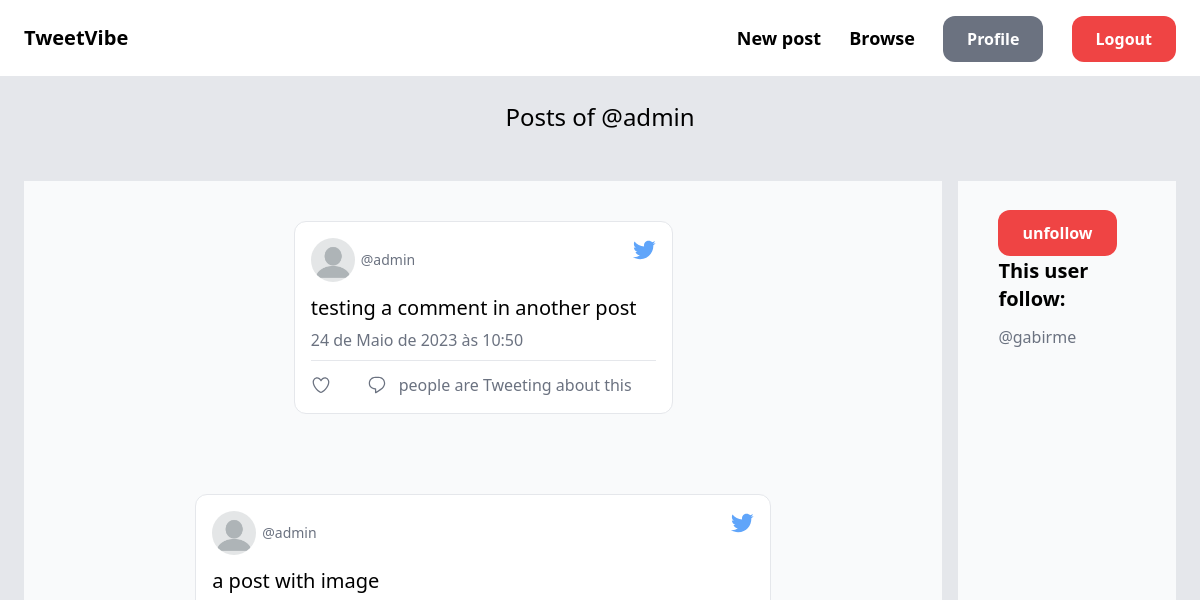
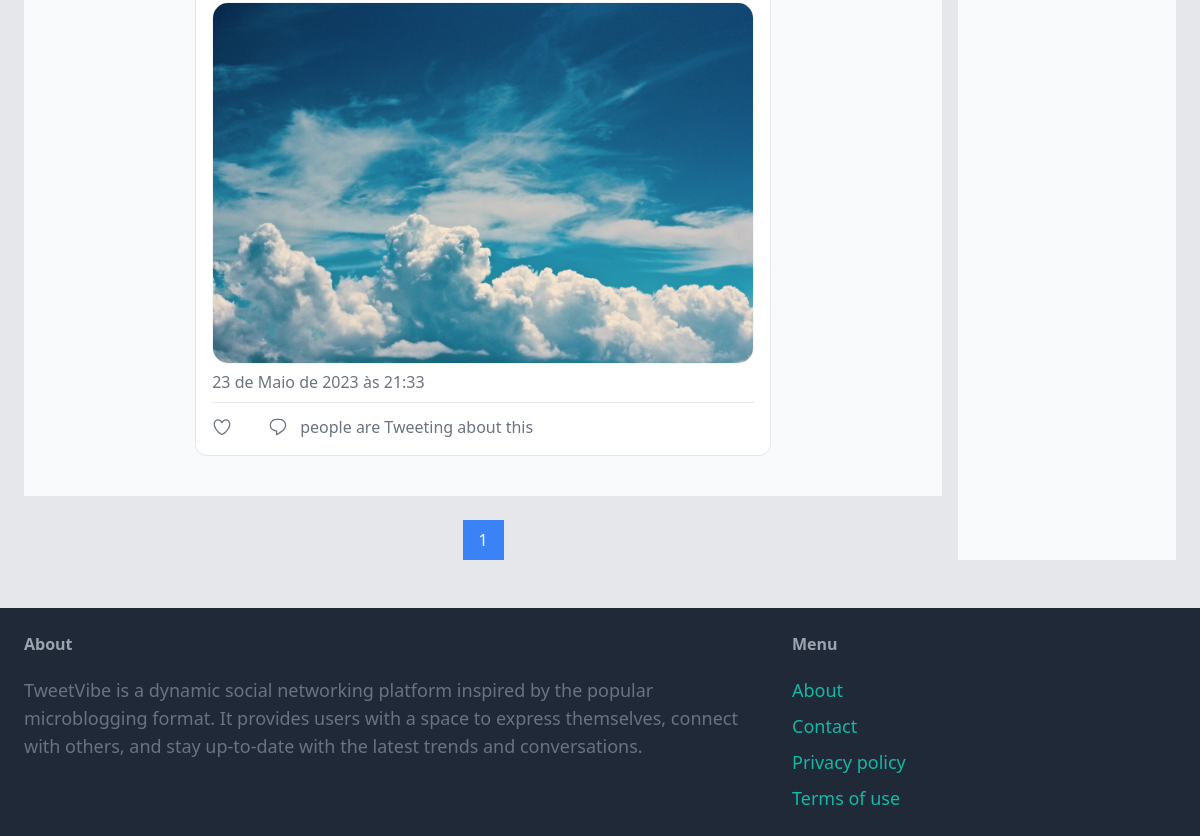
Page /dashboard/follow/1/ (signed in) on the earlier database version (2 pictures, top to bottom).
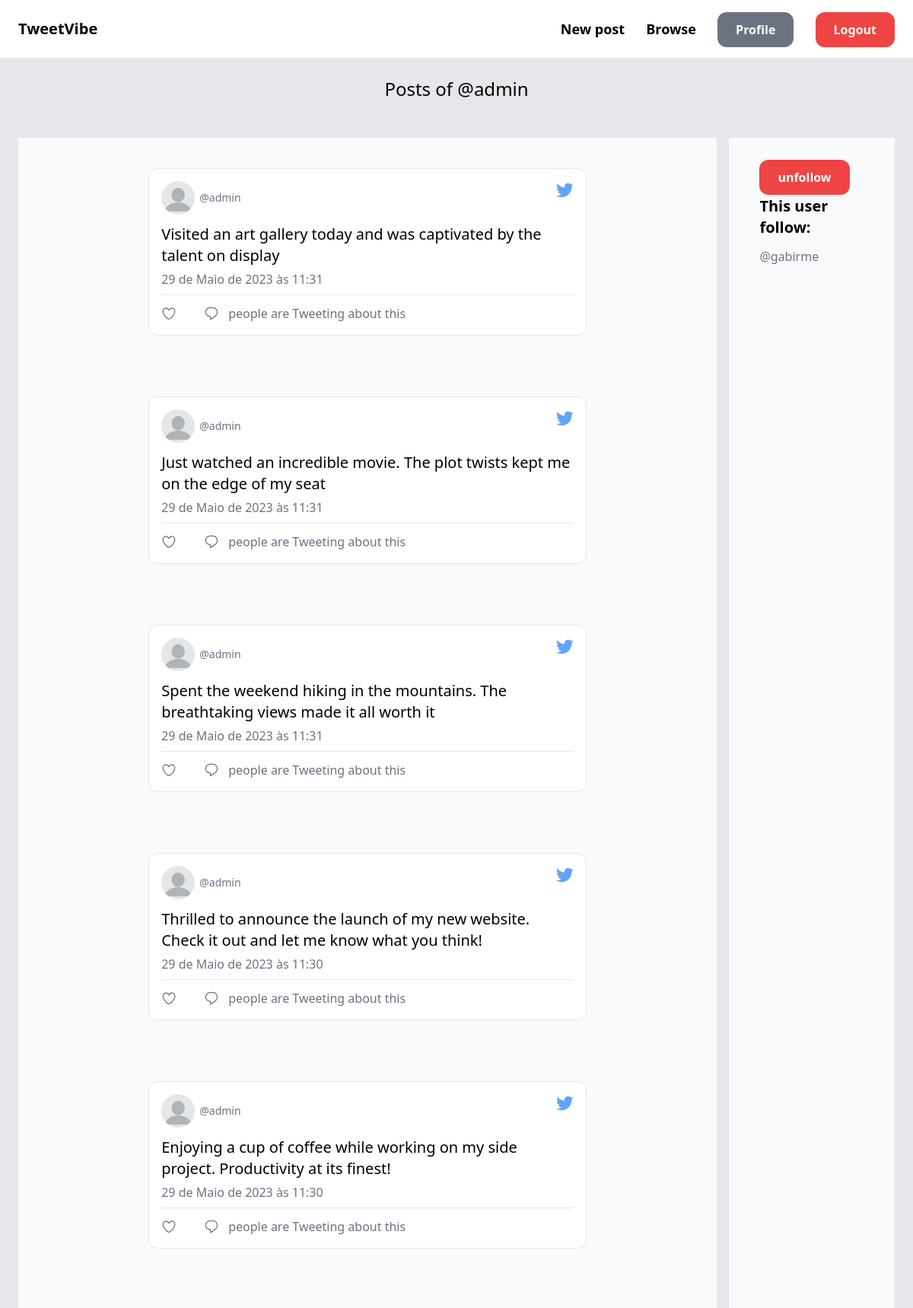
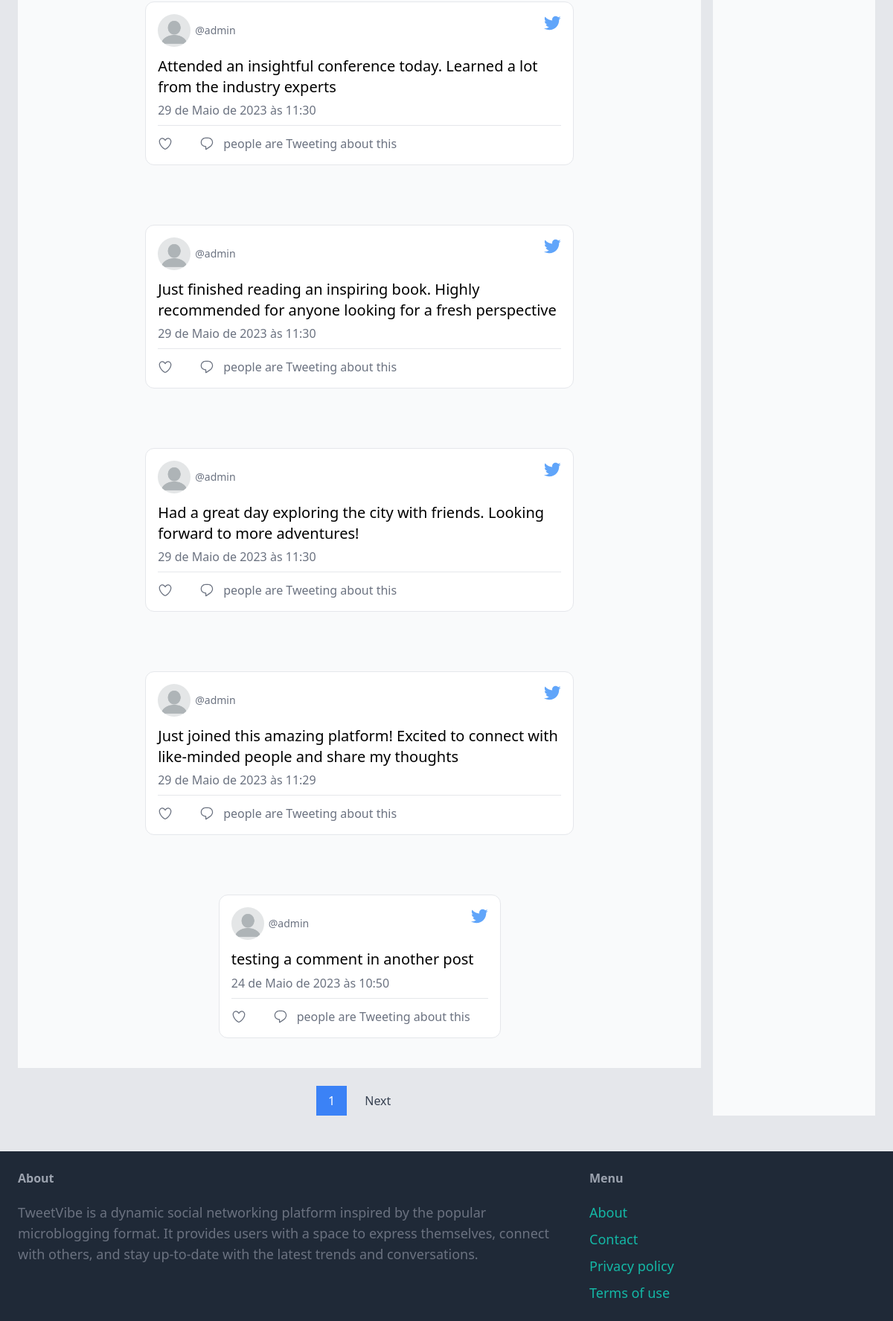
Same page on the later database version (2 pictures, top to bottom).
### post/models.py (models this page shows, shortened)
class Post(models.Model):
    created_by = models.ForeignKey(
        User, related_name="posts", on_delete=models.CASCADE
    )
    content = models.TextField()
    image = models.ImageField(upload_to="post_images", blank=True, null=True)
    date_posted = models.DateTimeField(auto_now_add=True)

### dashboard/views.py (the view)
# urls.py: path("follow/<int:user_id>/", views.follow_user, name="follow"),
@login_required
def follow_user(request, user_id):
    user = get_object_or_404(User, id=user_id)
    follow, created = Follow.objects.get_or_create(
        follower=request.user, following=user
    )
    posts, following_users, is_following = common_operations(
        request.user, user
    )
    paginator = Paginator(posts, 10)
    page_number = request.GET.get("page")
    page_obj = paginator.get_page(page_number)
    return render(
        request,
        "dashboard/index.html",
        {
            "posts": page_obj,
            "user": user,
            "following": following_users,
            "is_following": is_following,
        },
    )

### dashboard/views.py (called while the page is built)
def common_operations(current_user, target_user):
    posts = Post.objects.filter(created_by=target_user).order_by(
        "-date_posted"
    )
    following_users = User.objects.filter(
        followers__follower=target_user.id
    ).values("id", "username")
    is_following = User.objects.filter(
        followers__follower=current_user, id=target_user.id
    ).exists()
    return posts, following_users, is_following

### dashboard/templates/dashboard/index.html (shortened to what the changed rows need)
{% extends 'core/base.html' %}
{% load static %}
{% block content %}
<div class"mt-6 px-6 py-12 bg-gray-100 rounded-xl">
  <h2 class="mb-12 text-2xl text-center">Posts of @{{user}}</h2>
  <div class="pb-6 grid grid-cols-5 gap-4">
          <div class="col-span-4">
            {% for post in posts %}
                <div class="bg-gray-50 dark:bg-black p-10 flex items-center justify-center">
                    <div class="bg-white dark:bg-gray-800 border-gray-200 dark:border-gray-800 p-4 rounded-xl border max-w-xl">
                      <div class="flex justify-between">
                        <div class="flex items-center">
                          <img class="h-11 w-11 rounded-full" src="{% static "../media/profile_images/blank-profile.png" %}"/>
                          <div class="ml-1.5 text-sm leading-tight">
                            <a class="text-gray-500 dark:text-gray-400 font-normal block" href="{% url 'dashboard:profile' post.created_by.id %}">@{{ post.created_by }}</a>
                          </div>
                        </div>
                      </div>
                      <p class="text-black dark:text-white block text-xl leading-snug mt-3">{{ post.content }}</p>
                      {% if post.image %}
                        <img class="mt-2 rounded-2xl border border-gray-100 dark:border-gray-700" src="{{ post.image.url }}"/>
                      {% endif %}
                      <p class="text-gray-500 dark:text-gray-400 text-base py-1 my-0.5">{{ post.date_posted }}</p>
                      <div class="border-gray-200 dark:border-gray-600 border border-b-0 my-1"></div>
                      <div class="text-gray-500 dark:text-gray-400 flex mt-3">
                        <div class="flex items-center mr-6">
                          {% if post.has_liked %}
                            <a href="{% url 'post:unlike_post' pk=post.id action="dashboard" %}">
                              <svg class="fill-current h-5 w-auto text-red-500" viewBox="0 0 24 24" class="r-1re7ezh r-4qtqp9 r-yyyyoo r-1xvli5t r-dnmrzs r-bnwqim r-1plcrui r-lrvibr" style=""><g><path d="M12 21.638h-.014C9.403 21.59 1.95 14.856 1.95 8.478c0-3.064 2.525-5.754 5.403-5.754 2.29 0 3.83 1.58 4.646 2.73.814-1.148 2.354-2.73 4.645-2.73 2.88 0 5.404 2.69 5.404 5.755 0 6.376-7.454 13.11-10.037 13.157H12zM7.354 4.225c-2.08 0-3.903 1.988-3.903 4.255 0 5.74 7.034 11.596 8.55 11.658 1.518-.062 8.55-5.917 8.55-11.658 0-2.267-1.823-4.255-3.903-4.255-2.528 0-3.94 2.936-3.952 2.965-.23.562-1.156.562-1.387 0-.014-.03-1.425-2.965-3.954-2.965z"></path></g></svg>
                            </a>
                          {% else %}
                            <a href="{% url 'post:like_post' pk=post.id action="dashboard" %}">
                            </a>
                          {% endif %}
                        </div>
                        <a href="{% url 'post:detail' post.id %}">
                          <div class="flex items-center mr-6">
                            <span class="ml-3">{{ post.comment_count }} people are Tweeting about this</span>
                          </div>
                        </a>
                      </div>
                    </div>
                  </div>
            {% endfor %}
            <div class="pagination flex items-center justify-center mt-6">
              <span class="current-page px-4 py-2 bg-blue-500 text-white">{{ posts.number }}</span>
              {% if posts.has_next %}
                  <a href="?page={{ posts.next_page_number }}" class="ml-2 px-4 py-2 bg-gray-200 text-gray-700 hover:bg-gray-300">Next</a>
              {% endif %}
            </div>
          </div>
          <div class="col-span-1 bg-gray-50">
            <div class="dark:bg p-10">
              <h2 class="text-black dark:text-white text-xl font-bold mt-3">This user follow:</h2>
              {% if not following %}
                <h3 class="text-black dark:text-white mt-3">This user doesn't follow anyone</h3>
              {% else %}
                <ul class="mt-3">
                  {% for follow in following %}
                    <li class="text-gray-500 dark:text-gray-400 font-normal block">
                      <a href="{% url 'dashboard:profile' follow.id %}">@{{ follow.username }}</a>
                    </li>
                  {% endfor %}
              {% endif %}
            </div>
          </div>
    </div>
  </div>
{% endblock %}

Differences in the rows shown:
no longer on this page (row unchanged): Post: created_by "admin", content "a post with image", image (picture), date_posted "23 de Maio de 2023 às 21:33"
added Post: created_by "admin", content "Visited an art gallery today and was captivated by the talent on display", date_posted "29 de Maio de 2023 às 11:31"
added Post: created_by "admin", content "Just watched an incredible movie. The plot twists kept me on the edge of my seat", date_posted "29 de Maio de 2023 às 11:31"
added Post: created_by "admin", content "Spent the weekend hiking in the mountains. The breathtaking views made it all worth it", date_posted "29 de Maio de 2023 às 11:31"
added Post: created_by "admin", content "Thrilled to announce the launch of my new website. Check it out and let me know what you think!", date_posted "29 de Maio de 2023 às 11:30"
added Post: created_by "admin", content "Enjoying a cup of coffee while working on my side project. Productivity at its finest!", date_posted "29 de Maio de 2023 às 11:30"
added Post: created_by "admin", content "Attended an insightful conference today. Learned a lot from the industry experts", date_posted "29 de Maio de 2023 às 11:30"
added Post: created_by "admin", content "Just finished reading an inspiring book. Highly recommended for anyone looking for a fresh perspective", date_posted "29 de Maio de 2023 às 11:30"
added Post: created_by "admin", content "Had a great day exploring the city with friends. Looking forward to more adventures!", date_posted "29 de Maio de 2023 às 11:30"
added Post: created_by "admin", content "Just joined this amazing platform! Excited to connect with like-minded people and share my thoughts", date_posted "29 de Maio de 2023 às 11:29"
Other differences:
text now shown: "Next"
